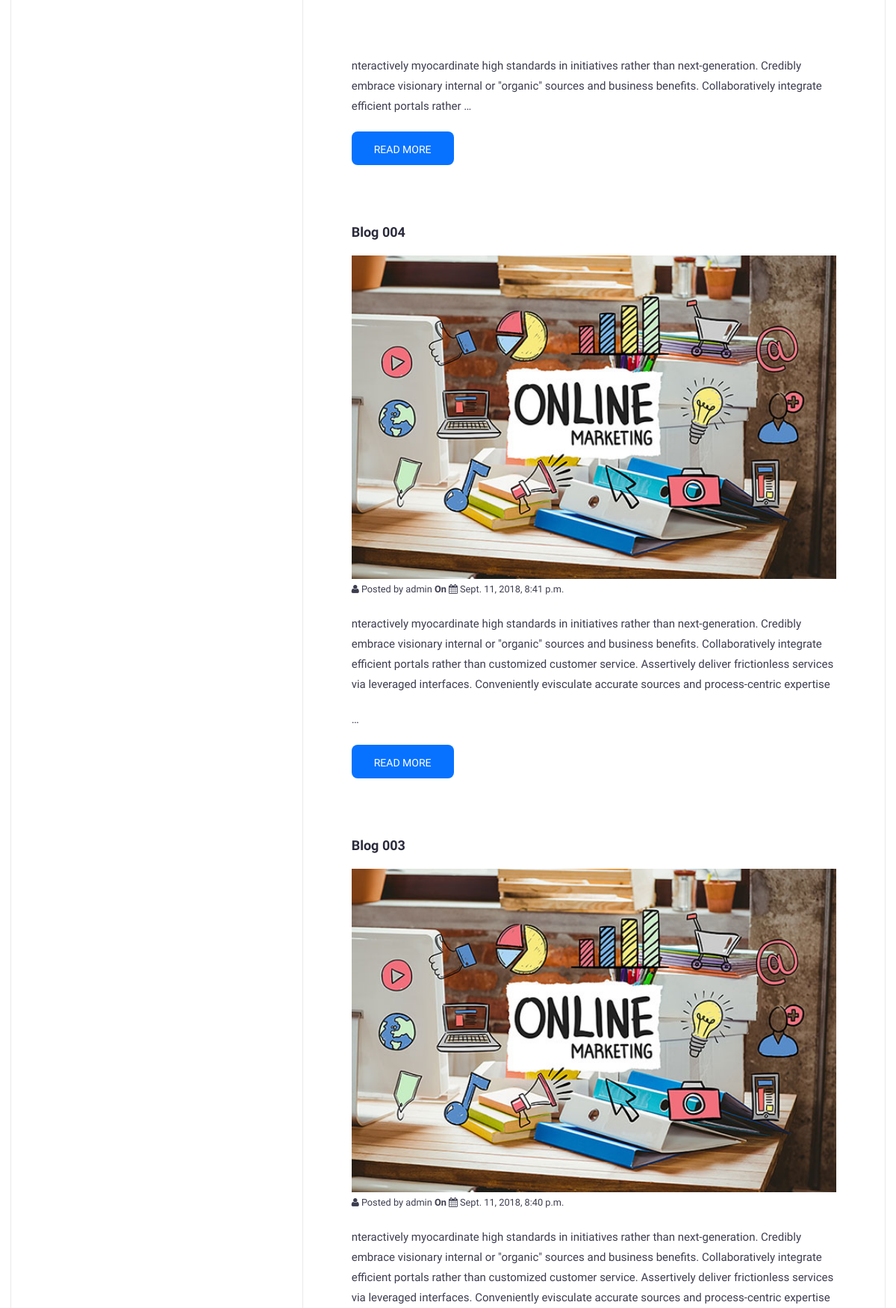
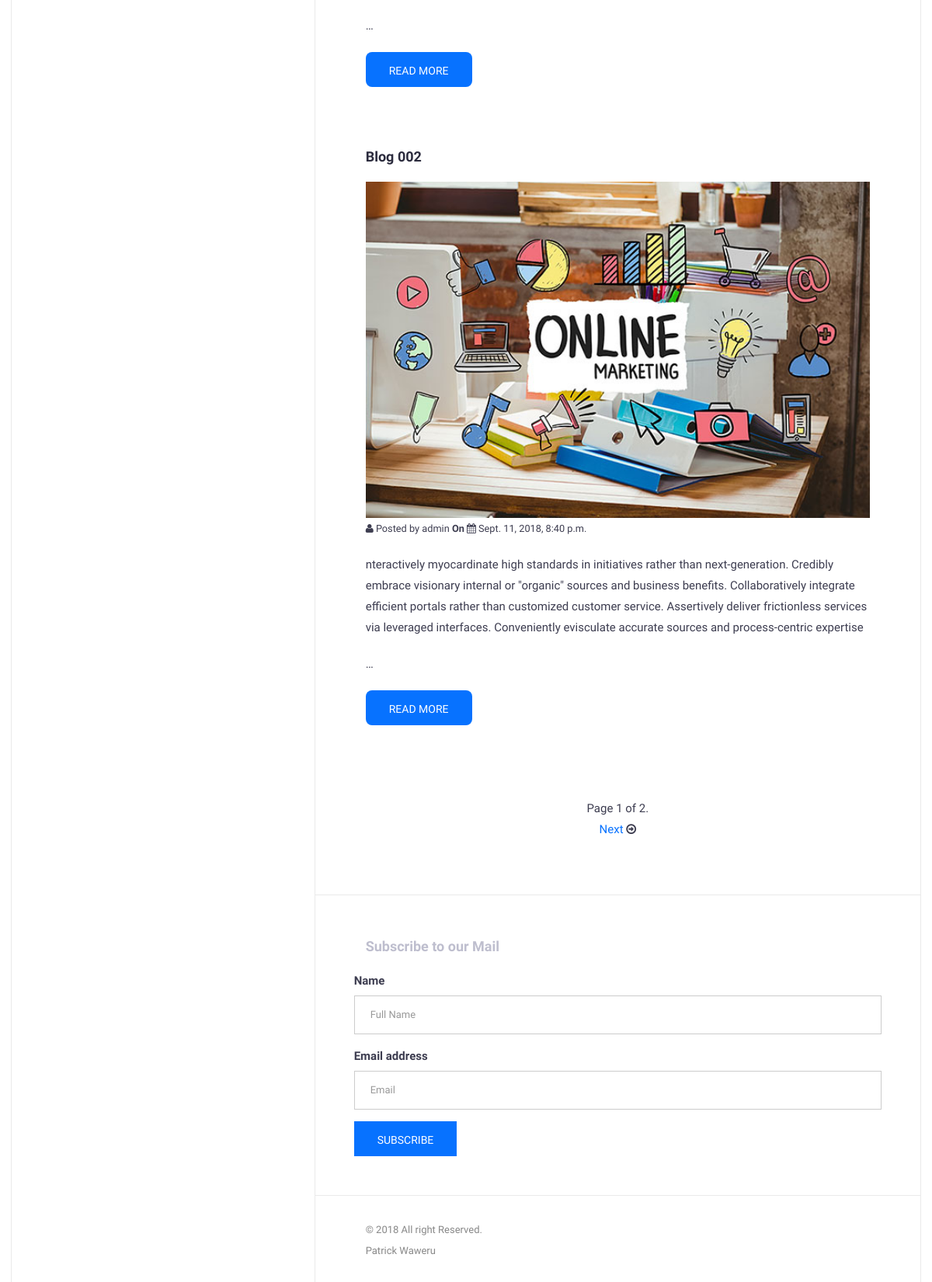
/blog/ (lower part), run on an earlier commit of the app's database (2 pictures, top to bottom).
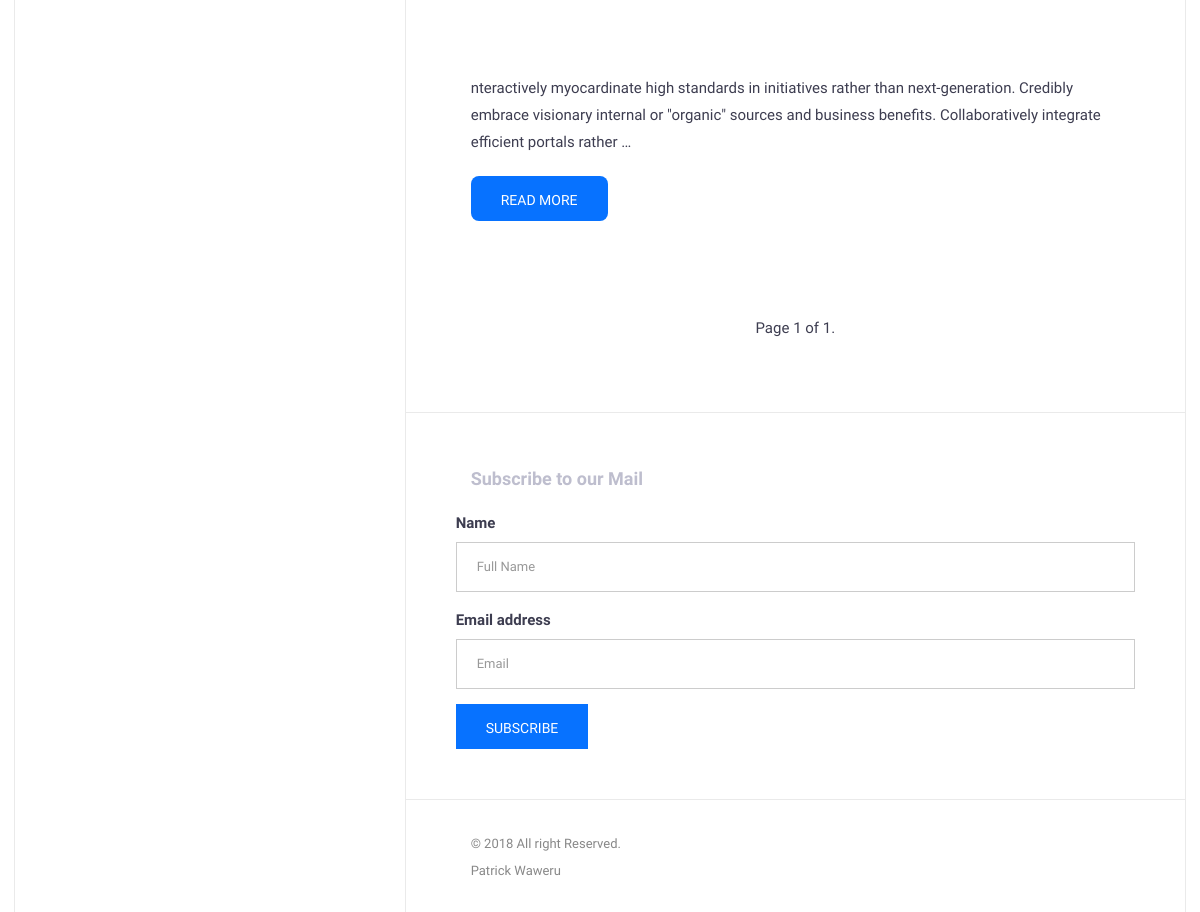
And on a later commit of the database.
### blog/models.py (models this page shows, shortened)
class Post(models.Model):
    STATUS_CHOICES = (
        ('draft', 'Draft'),
        ('published', 'Published'),
    )
    title = models.CharField(max_length=250)
    slug = models.SlugField(max_length=250, unique_for_date='publish')
    author = models.ForeignKey(User, related_name='blog_posts')
    image = models.ImageField(default = timezone.now)
    content = HTMLField('Content')
    publish = models.DateTimeField(default=timezone.now)
    created = models.DateTimeField(auto_now_add=True)
    updated = models.DateTimeField(auto_now=True)
    status = models.CharField(max_length=10, choices=STATUS_CHOICES, default='draft')
    objects = models.Manager()
    published = PublishedManager()
    class Meta:
        ordering = ('-publish',)
    def get_absolute_url(self):
        return reverse('blog:post_detail_view', args=[self.publish.year, self.publish.strftime('%m'),self.publish.strftime('%d'),self.slug])

### blog/views.py (the view)
def post_list_view(request):
    object_list = Post.published.all()
    paginator = Paginator(object_list, 4) # 4 posts in each page
    page = request.GET.get('page')
    try:
        posts = paginator.page(page)
    except PageNotAnInteger:    # If page is not an integer deliver the first page
        posts = paginator.page(1)
    except EmptyPage:        # If page is out of range deliver last page of results
        posts = paginator.page(paginator.num_pages)
    return render(request,'blog/list.html',{'page': page,'posts': posts})

### blog/models.py (called while the page is built)
    def get_queryset(self):
        return super(PublishedManager,self).get_queryset().filter(status='published')

### blog/templates/blog/list.html (shortened to what this page needs)
{% extends "blog/master.html" %}
{% load static %}
{% block content %}
    {% for post in posts %}
    <div class="row">
        <div class="col-md-12">
            <div class="expertise-item">
                <h2>{{ post.title }}</h2>
                <img style="width:100%" src="{% static 'img/portfolio-3.jpg' %}" alt=""><br>
                <small> <i class="fa fa-user" aria-hidden="true"></i> Posted by {{ post.author }} <b>On</b>
                    <i class="fa fa-calendar" aria-hidden="true"></i> {{ post.publish }}
                </small>
                <p> {{ post.content |safe |truncatewords:42 |linebreaks }} </p>
                 <a href=" {{ post.get_absolute_url }}"><button style="border-radius: 8px" type="submit" class="btn btn-primary">Read More</button></a>
            </div>
        </div>
    </div>
    <br><br>
    {% endfor %}
    {% include "blog/pagination.html" with page=posts %}
{% endblock %}

### blog/templates/blog/master.html (shortened to what this page needs)
{% load static %}
<!DOCTYPE html>
<html>
<head>
    <link href="{% static 'css/font-awesome.min.css' %}" rel="stylesheet">
    <link href="{% static 'css/bootstrap.min.css' %}" rel="stylesheet">
    <link href="{% static 'css/style.css' %}" rel="stylesheet">
</head>
<body id="page-top" data-spy="scroll" data-target=".navbar">
<div id="main-wrapper">
<div class="columns-block container">
<div class="left-col-block blocks">
</div>
<div class="right-col-block blocks">
<div class="theiaStickySidebar">
<section class="expertise-wrapper section-wrapper gray-bg">
    <div class="container-fluid">
        {% block content %}
        {% endblock %}
    </div>
</section>
<section class="expertise-wrapper section-wrapper gray-bg">
     <div class="container-fluid">
         <div class="row">
             <div class="col-md-12">
               <div class="section-title">
                     <h2>Subscribe to our Mail</h2>
               </div>
             </div>
             <form id="contactForm" action="" method="POST">
                <div class="form-group">
                    <div class="form-group">
                        <label for="InputName">Name</label>
                        <input type="text" name="name" required="" class="form-control" id="InputName"
                               placeholder="Full Name">
                    </div>
                    <div class="form-group">
                        <label for="InputEmail">Email address</label>
                        <input type="email" name="email" required="" class="form-control" id="InputEmail"
                               placeholder="Email">
                    </div>
                </div>
                <button  type="submit" class="btn btn-primary">Subscribe</button>
            </form>
        </div>
    </div>
</section>
<footer class="footer">
    <div class="copyright-section">
        <div class="container-fluid">
            <div class="row">
                <div class="col-md-12">
                    <div class="copytext">&copy 2018 All right Reserved.<br> Patrick Waweru </div>
                </div>
            </div>
        </div>
    </div>
</footer>
</div>
</div>
</div>
</div>
</body>
</html>

### blog/templates/blog/pagination.html (shortened to what this page needs)
    <div class="pagination">
        <span class="step-links">
         <span class="current">
             Page {{ page.number }} of {{ page.paginator.num_pages }}.
         </span>
            {% if page.has_next %}
                 <br><a href="?page={{ page.next_page_number }}">Next</a> <i class="fa fa-arrow-circle-o-right"></i>
            {% endif %}
        </span>
    </div>

### blog/templates/blog/lastest.html (shortened to what this page needs)
{% load static %}

### blog/static/css/style.css (style rules this page uses)
body { font-family : 'Hind', sans-serif; font-size : 15px; line-height : 1.8em; color : #3d3d50; font-weight : 300; background : url("../img/pattern-bg.html") fixed; }
h1, h2, h3, h4, h5, h6 { margin : 0 0 15px; color : #2b2b3d; }
h2 { font-size : 18px; line-height : 1.8em; font-weight : 700; }
a { color : rgb(7, 114, 255); text-decoration : none; -webkit-transition : all 0.3s ease 0s; -moz-transition : all 0.3s ease 0s; -o-transition : all 0.3s ease 0s; transition : all 0.3s ease 0s; }
a, a:active, a:focus, a:active { text-decoration : none; outline : none }
p { margin-bottom : 20px; }
.btn { padding : 14px 30px 11px; margin-bottom : 0; font-size : 14px; font-weight : 500; border-radius : 0; border : 0; text-transform : uppercase; }
.btn-primary { background-color : rgb(7, 114, 255); }
.columns-block { display : -webkit-flex; display : flex; -webkit-flex-direction : row; flex-direction : row; margin : 60px auto; padding : 0; box-shadow : 0 0 0 1px #eaeaea; }
.blocks { box-sizing : border-box; }
.left-col-block { overflow : hidden; -webkit-flex : 1 0 0; flex : 1 0 0; position : relative; background : rgba(255, 255, 255, .8); border-right : 1px solid #eaeaea; }
.right-col-block { -webkit-flex : 2 0 0; flex : 2 0 0; position : relative; background : #ffffff; }
.gray-bg { background-color : #ffffff; }
#main-wrapper { overflow : hidden; }
.section-wrapper { padding : 50px; border-bottom : 1px solid #eaeaea; }
.section-title { margin-bottom : 15px; }
.section-title h2 { margin-bottom : 5px; color : #bebece; }
.expertise-item { margin-bottom : 20px; }
.form-control { height : 50px; padding : 0 20px; font-size : 13px; line-height : 50px; color : #969595; border : 1px solid #cccccc; border-radius : 0; box-shadow : none; box-sizing : border-box; }
.footer { padding : 30px 50px; }
.footer .copyright-section { font-size : 13px; color : #888888; }
.footer .copyright-section .copytext { font-weight : 400; display : block; }

### blog/templates/blog/pagination.html (style rules this page uses)
.pagination { width:100%; text-align:center; }

What changed in the data, as far as the page shows it:
removed Post: title "Blog 004", author "admin", publish "Sept. 11, 2018, 8:41 p.m.", content "nteractively myocardinate high standards in initiatives rather than next-generation. Credibly embrace visionary internal or \"organic\" sources and business benefits. Collaboratively integrate efficient portals rather than customized customer service. Assertively deliver frictionless services via leveraged interfaces. Conveniently evisculate accurate sources and process-centric expertise …"
removed Post: title "Blog 003", author "admin", publish "Sept. 11, 2018, 8:40 p.m.", content "nteractively myocardinate high standards in initiatives rather than next-generation. Credibly embrace visionary internal or \"organic\" sources and business benefits. Collaboratively integrate efficient portals rather than customized customer service. Assertively deliver frictionless services via leveraged interfaces. Conveniently evisculate accurate sources and process-centric expertise …"
removed Post: title "Blog 002", author "admin", publish "Sept. 11, 2018, 8:40 p.m.", content "nteractively myocardinate high standards in initiatives rather than next-generation. Credibly embrace visionary internal or \"organic\" sources and business benefits. Collaboratively integrate efficient portals rather than customized customer service. Assertively deliver frictionless services via leveraged interfaces. Conveniently evisculate accurate sources and process-centric expertise …"
Also different on the page:
{{ page.paginator.num_pages }}: "2" → "1"
text no longer shown: "Next"
